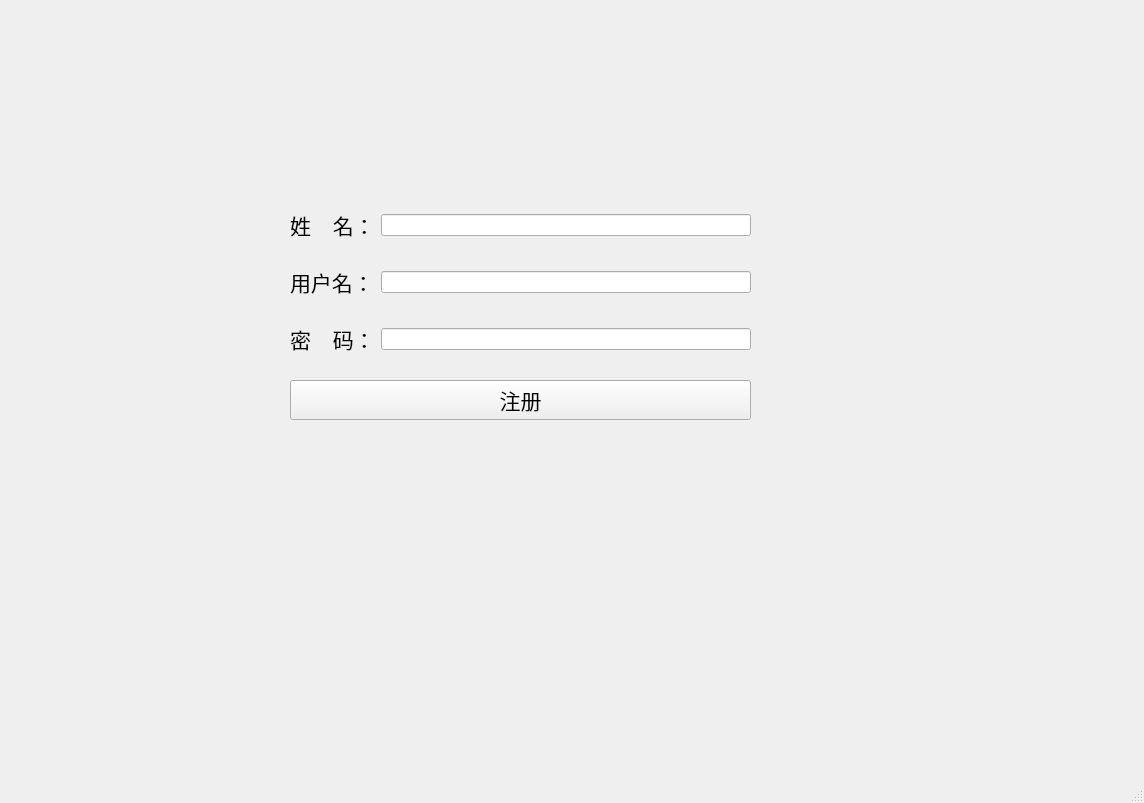
<?xml version="1.0" encoding="UTF-8"?>
<ui version="4.0">
 <class>RegistrationWindow</class>
 <widget class="QMainWindow" name="RegistrationWindow">
  <property name="geometry">
   <rect>
    <x>0</x>
    <y>0</y>
    <width>1144</width>
    <height>803</height>
   </rect>
  </property>
  <property name="windowTitle">
   <string>MainWindow</string>
  </property>
  <widget class="QWidget" name="centralwidget">
   <widget class="QLabel" name="label_4">
    <property name="geometry">
     <rect>
      <x>294</x>
      <y>439</y>
      <width>459</width>
      <height>54</height>
     </rect>
    </property>
    <property name="font">
     <font>
      <family>华文行楷</family>
      <pointsize>16</pointsize>
     </font>
    </property>
    <property name="text">
     <string/>
    </property>
   </widget>
   <widget class="QWidget" name="">
    <property name="geometry">
     <rect>
      <x>290</x>
      <y>190</y>
      <width>461</width>
      <height>251</height>
     </rect>
    </property>
    <layout class="QGridLayout" name="gridLayout">
     <item row="0" column="0">
      <widget class="QLabel" name="label">
       <property name="font">
        <font>
         <family>华文行楷</family>
         <pointsize>16</pointsize>
        </font>
       </property>
       <property name="text">
        <string>姓    名：</string>
       </property>
      </widget>
     </item>
     <item row="0" column="1">
      <widget class="QLineEdit" name="namelineEdit"/>
     </item>
     <item row="1" column="0">
      <widget class="QLabel" name="label_2">
       <property name="font">
        <font>
         <family>华文行楷</family>
         <pointsize>16</pointsize>
        </font>
       </property>
       <property name="text">
        <string>用户名：</string>
       </property>
      </widget>
     </item>
     <item row="1" column="1">
      <widget class="QLineEdit" name="usernamelineEdit"/>
     </item>
     <item row="2" column="0">
      <widget class="QLabel" name="label_3">
       <property name="sizePolicy">
        <sizepolicy hsizetype="Preferred" vsizetype="Minimum">
         <horstretch>0</horstretch>
         <verstretch>0</verstretch>
        </sizepolicy>
       </property>
       <property name="font">
        <font>
         <family>华文行楷</family>
         <pointsize>16</pointsize>
        </font>
       </property>
       <property name="text">
        <string>密    码：</string>
       </property>
      </widget>
     </item>
     <item row="2" column="1">
      <widget class="QLineEdit" name="passwordlineEdit">
       <property name="echoMode">
        <enum>QLineEdit::Password</enum>
       </property>
      </widget>
     </item>
     <item row="3" column="0" colspan="2">
      <widget class="QPushButton" name="registrationButton">
       <property name="font">
        <font>
         <family>华文行楷</family>
         <pointsize>16</pointsize>
        </font>
       </property>
       <property name="text">
        <string>注册</string>
       </property>
      </widget>
     </item>
    </layout>
   </widget>
  </widget>
  <widget class="QMenuBar" name="menubar">
   <property name="geometry">
    <rect>
     <x>0</x>
     <y>0</y>
     <width>1144</width>
     <height>26</height>
    </rect>
   </property>
  </widget>
  <widget class="QStatusBar" name="statusbar"/>
 </widget>
 <resources/>
 <connections/>
</ui>
